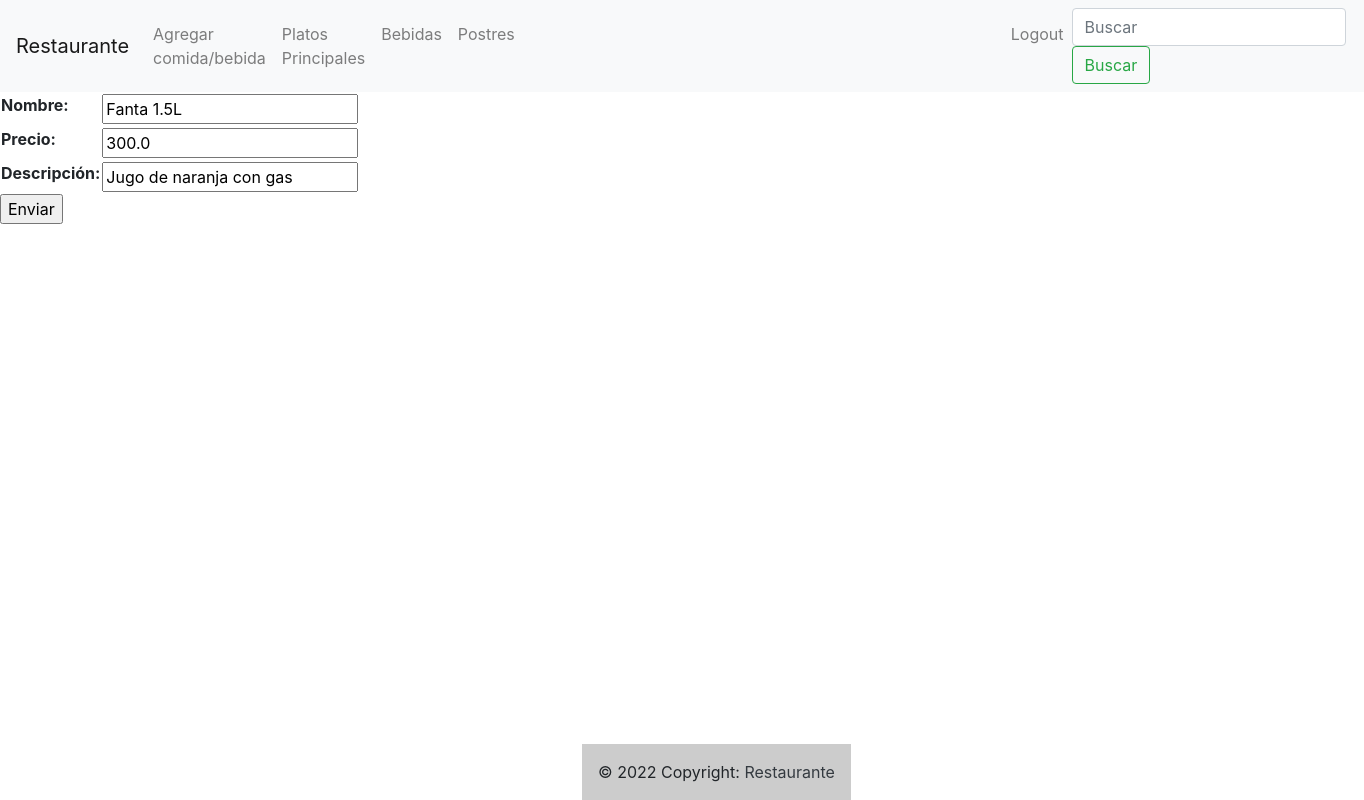
Page /lunch/update_drink/1/ (signed in) on the committed database.
### lunch/models.py (models this page shows, shortened)
class drink(models.Model):
    name = models.CharField(max_length=40)
    price = models.FloatField()
    description = models.CharField(max_length=200, blank=True, null=True)

### lunch/views.py (the view)
# urls.py: path("update_drink/<int:pk>/", update_drink, name="update_drink"),
@login_required
def update_drink(request, pk):
    if request.method == "POST":
        form = Formulario_drink(request.POST)
        if form.is_valid():
            drinks = drink.objects.get(id=pk)
            drinks.name = form.cleaned_data['name']
            drinks.price = form.cleaned_data['price']
            drinks.description = form.cleaned_data['description']
            drinks.save()
            return redirect(drinks_list)
    elif request.method == "GET":
        drinks = drink.objects.get(id=pk)
        form = Formulario_drink(initial={
                                        "name":drinks.name,
                                        "price":drinks.price,
                                        "description":drinks.description})
        context = {"form":form}
        return render(request, "drinks/update_drink.html", context=context)

### lunch/forms.py
class Formulario_drink(forms.Form):
    name = forms.CharField(max_length=40, label= "Nombre")
    price = forms.FloatField(label="Precio")
    description = forms.CharField(max_length=200, label= "Descripción",required=False)

### templates/drinks/update_drink.html (shortened to what this page needs)
{% extends 'base.html' %}
{% block contenido_que_cambia %}
<form action="" method="POST">
<table>
{{form.as_table}}
</table>
<p><input type="submit"value="Enviar"></p>
</form>
{% endblock %}

### templates/base.html (style rules this page uses)
body { background-image: url('https://images.pexels.com/photos/326279/pexels-photo-326279.jpeg?auto=compress&cs=tinysrgb&w=1260&h=750&dpr=1'); background-repeat: no-repeat; background-attachment: fixed; background-size: 100% 100%; }

### rows in the picture
drink: name "Fanta 1.5L", price "300.0", description "Jugo de naranja con gas"
